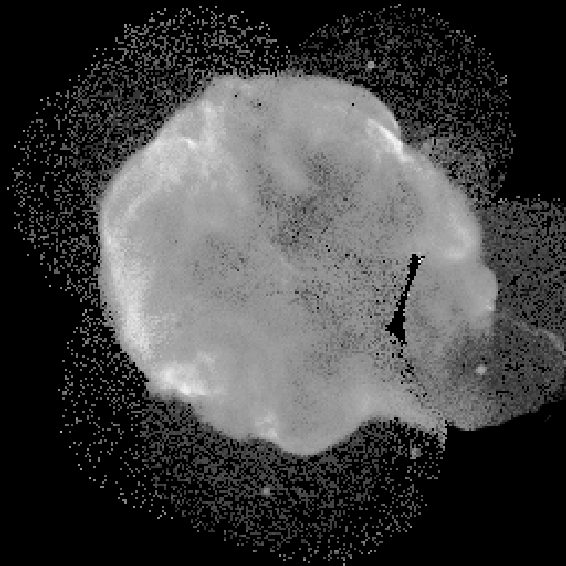
%> input picture H4/Q3/Q4_1.tif, 566 x 566 px
$ octave Q3.m   (GNU Octave 9; MATLAB toolbox functions it lacks are replaced by stand-ins)
%> lines starting %> are read from the running program, lines starting %| are printed output that depends on the picture; in (x1, y1, x2, y2) boxes, pixels count from 0 and x2, y2 are one past the last pixel; in counts of white or black regions, pixels touching at a corner belong together; the program's own positions count from 1
a=imread('Q4_1.tif');
%> a is the input picture: size 566x566 uint8; min 0, max 253, mean 66.9
b=imread('Q4_4.tif');
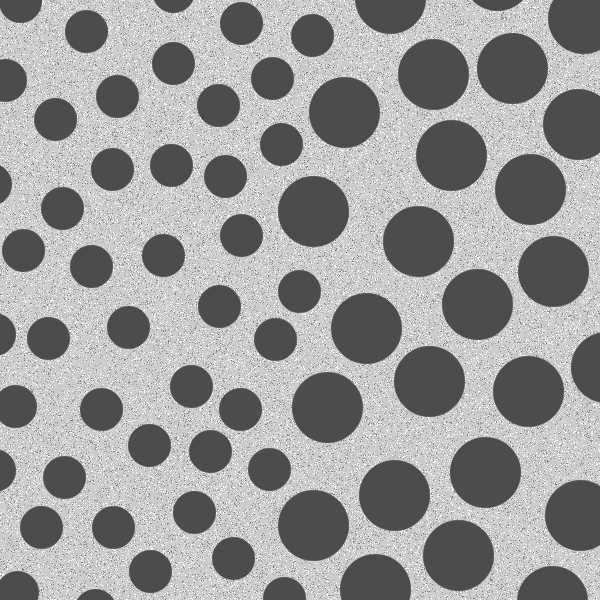
%> input picture H4/Q3/Q4_4.tif, 600 x 600 px
%> b is the input picture: size 600x600 uint8; min 76, max 255, mean 153.6
figure; imshow(b);
filter=ones(3,3);
figure; imshow(a);
a = imerode(a,filter);a = imdilate(a,filter);
a = imerode(a,filter);a = imerode(a,filter);
a = imerode(a,filter);a = imerode(a,filter);
%> after `a = imerode(a,filter)`:
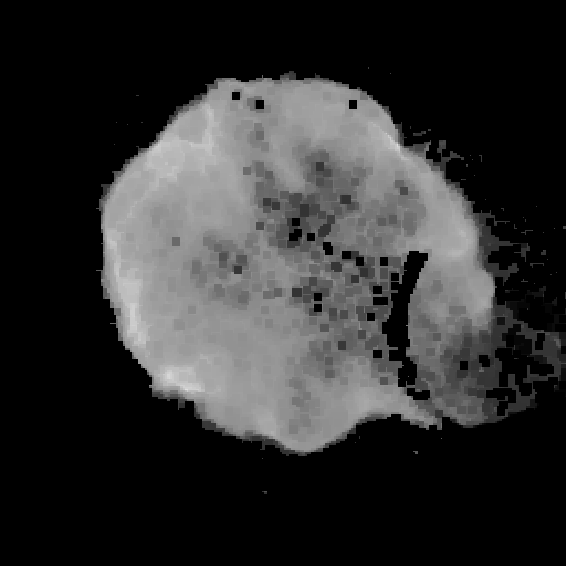
%> a: size 566x566 uint8; min 0, max 225, mean 47.4
%> after `a = imerode(a,filter)`:
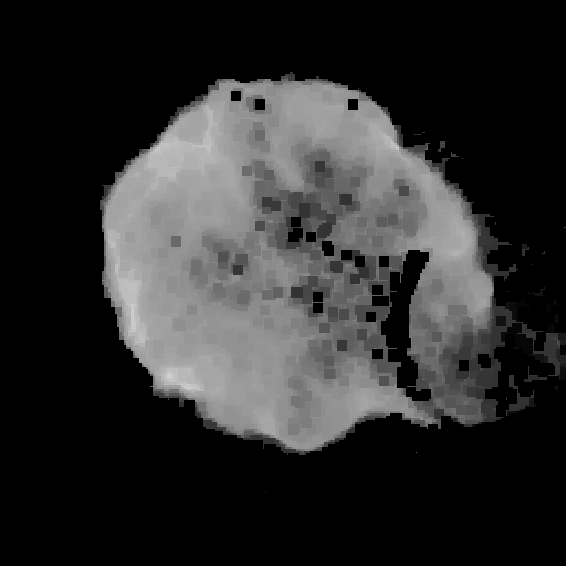
%> a: size 566x566 uint8; min 0, max 214, mean 45.1
% [6 lines of commented-out code are left out]
b = im2bw(b,0.49);
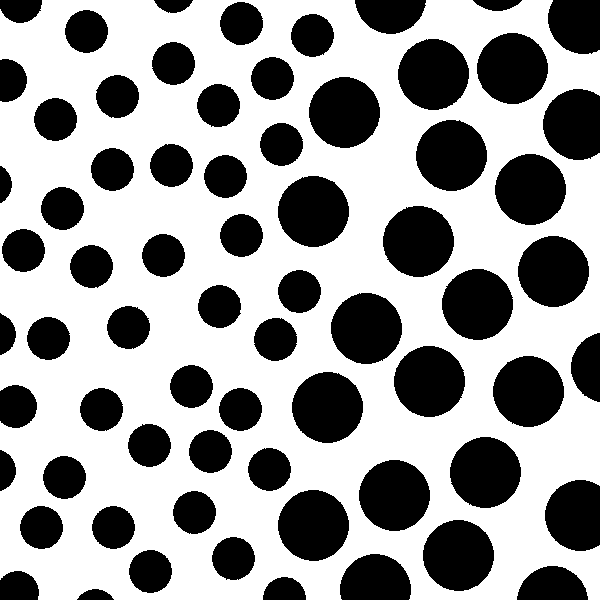
%> b: size 600x600 logical; 61.2% white; 69 black regions, largest, box (x1, y1, x2, y2) and area: (383, 206, 454, 277) 3930, (278, 176, 349, 247) 3925, (518, 236, 589, 307) 3925
figure; imshow(b);
[centers,radii] = imfindcircles(b,[21 24],'ObjectPolarity','dark','Sensitivity',0.92);
%> centers = 36 rows, first 12: [114.1 528.1; 63 209; 242 236; 102 410; 241 410; 282 145; 87 32; 92 267; 273 79; 150.1 446; 192 387; 211 452]; radii = 36 values, max 21.76 at index 34, min 21.05 at index 35, mean 21.69
imshow(b);
h = viscircles(centers,radii);
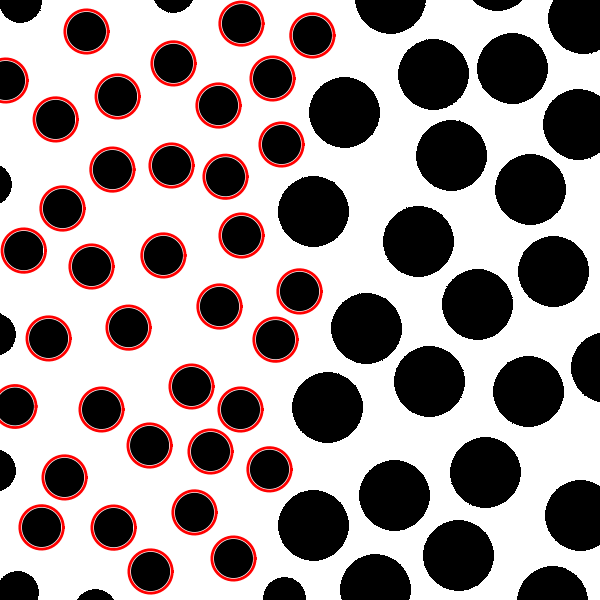
%> figure redrawn from the program's plot data
a = imdilate(a,filter);a = imerode(a,filter);

a = imerode(a,filter);a = imdilate(a,filter);
%> after `a = imerode(a,filter)`:
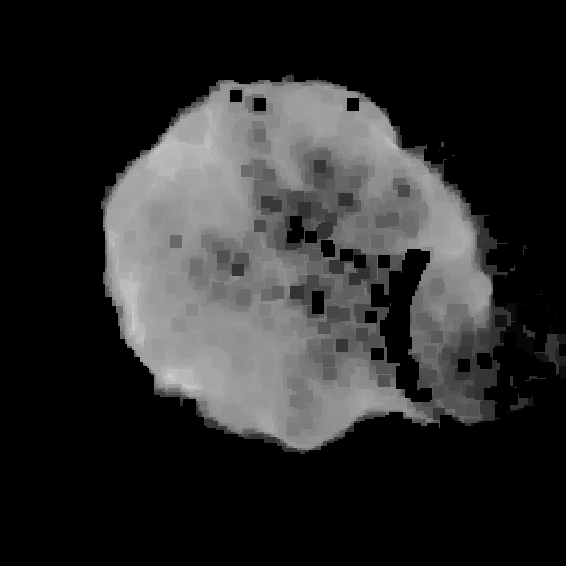
%> a: size 566x566 uint8; min 0, max 208, mean 43

a = imdilate(a,filter);

figure; imshow(a);


figure;
[centersBright,radiibig] = imfindcircles(b,[31 49],'ObjectPolarity','dark','Sensitivity',0.88);
%> centersBright = 23 rows, first 12: [529 392; 395 496; 314 526; 328 408; 531 190; 478 305; 345 113; 486 473; 430 382; 554 272; 434 75; 513 69]; radiibig = 23 values, max 35.34 at index 15, min 32.93 at index 23, mean 35.05
imshow(b)
hBright = viscircles(centersBright, radiibig,'Color','g');
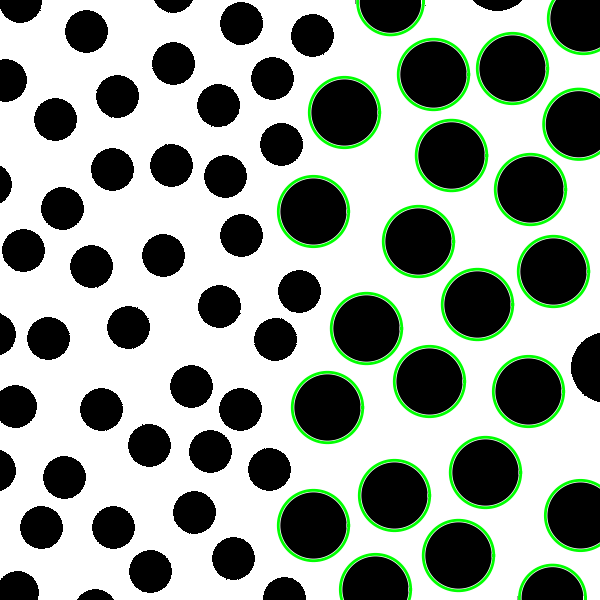
%> figure redrawn from the program's plot data
